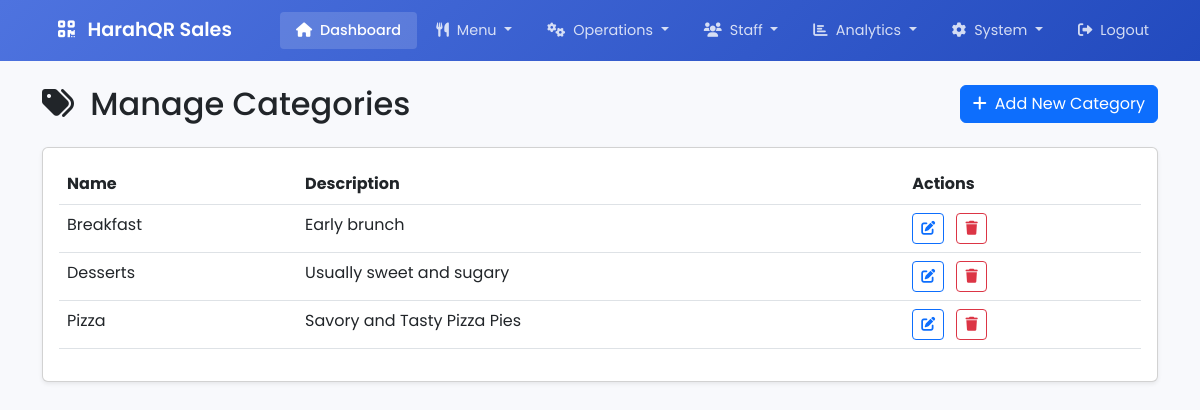
The page /admin/manage_categories.php (signed in) on the database its author committed.
### tables this page shows
CREATE TABLE `categories` (
  `category_id` int(11) NOT NULL,
  `name` varchar(50) NOT NULL,
  `description` text DEFAULT NULL,
  `created_at` timestamp NOT NULL DEFAULT current_timestamp(),
  `is_disabled` tinyint(1) DEFAULT 0
);

### admin/manage_categories.php (the view, shortened to what this page needs)
<?php
require_once '../config/database.php';
try {
    $stmt = $conn->query("SELECT * FROM categories ORDER BY name");
    $categories = $stmt->fetchAll();
} catch (PDOException $e) {
    $_SESSION['error'] = "Error: " . $e->getMessage();
    $categories = [];
}
?>
<?php include 'components/header.php'; ?>
<body>
    <?php include 'components/navbar.php'; ?>
    <div class="container mt-4">
        <div class="d-flex justify-content-between align-items-center mb-4">
            <h2 class="mb-0">
                <i class="fas fa-tags me-2"></i>
                Manage Categories
            </h2>
            <button type="button" class="btn btn-primary" data-bs-toggle="modal" data-bs-target="#addCategoryModal">
                <i class="fas fa-plus me-2"></i>Add New Category
            </button>
        </div>
        <div class="card shadow-sm">
            <div class="card-body">
                <div class="table-responsive">
                    <table class="table table-hover">
                        <thead>
                            <tr>
                                <th>Name</th>
                                <th>Description</th>
                                <th>Actions</th>
                            </tr>
                        </thead>
                        <tbody>
                            <?php foreach ($categories as $category): ?>
                            <tr>
                                <td><?php echo htmlspecialchars($category['name']); ?></td>
                                <td><?php echo htmlspecialchars($category['description']); ?></td>
                                <td>
                                    <button type="button" class="btn btn-sm btn-outline-primary me-2"
                                            onclick='editCategory(<?php echo json_encode($category); ?>)'
                                            data-bs-toggle="modal" data-bs-target="#editCategoryModal">
                                        <i class="fas fa-edit"></i>
                                    </button>
                                    <button type="button" class="btn btn-sm btn-outline-danger"
                                            onclick='deleteCategory(<?php echo json_encode($category); ?>)'
                                            data-bs-toggle="modal" data-bs-target="#deleteCategoryModal">
                                        <i class="fas fa-trash"></i>
                                    </button>
                                </td>
                            </tr>
                            <?php endforeach; ?>
                        </tbody>
                    </table>
                </div>
            </div>
        </div>
    </div>
</body>
</html>

### admin/components/styles.php (style rules this page uses)
body { font-family: 'Poppins', sans-serif; background-color: #f8f9fc; }

### rows shown on the page
categories: name "Breakfast", description "Early brunch"
categories: name "Desserts", description "Usually sweet and sugary"
categories: name "Pizza", description "Savory and Tasty Pizza Pies"
